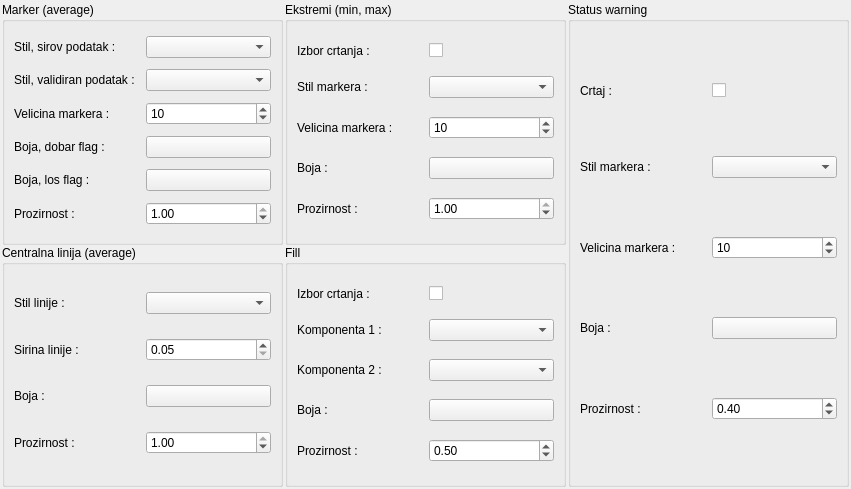
<?xml version="1.0" encoding="UTF-8"?>
<ui version="4.0">
 <class>Form</class>
 <widget class="QWidget" name="Form">
  <property name="geometry">
   <rect>
    <x>0</x>
    <y>0</y>
    <width>851</width>
    <height>489</height>
   </rect>
  </property>
  <property name="windowTitle">
   <string>Form</string>
  </property>
  <layout class="QHBoxLayout" name="horizontalLayout">
   <property name="spacing">
    <number>2</number>
   </property>
   <property name="margin">
    <number>2</number>
   </property>
   <item>
    <layout class="QVBoxLayout" name="verticalLayout">
     <property name="spacing">
      <number>0</number>
     </property>
     <item>
      <widget class="QGroupBox" name="groupBox">
       <property name="title">
        <string>Marker (average)</string>
       </property>
       <layout class="QGridLayout" name="gridLayout">
        <item row="1" column="0">
         <widget class="QLabel" name="label">
          <property name="text">
           <string>Stil, validiran podatak : </string>
          </property>
         </widget>
        </item>
        <item row="3" column="0">
         <widget class="QLabel" name="label_3">
          <property name="text">
           <string>Boja, dobar flag : </string>
          </property>
         </widget>
        </item>
        <item row="1" column="1">
         <widget class="QComboBox" name="validanMarker"/>
        </item>
        <item row="0" column="1">
         <widget class="QComboBox" name="normalMarker"/>
        </item>
        <item row="0" column="0">
         <widget class="QLabel" name="label_2">
          <property name="text">
           <string>Stil, sirov podatak :</string>
          </property>
         </widget>
        </item>
        <item row="4" column="0">
         <widget class="QLabel" name="label_4">
          <property name="text">
           <string>Boja, los flag : </string>
          </property>
         </widget>
        </item>
        <item row="3" column="1">
         <widget class="QPushButton" name="bojaOK">
          <property name="text">
           <string/>
          </property>
         </widget>
        </item>
        <item row="4" column="1">
         <widget class="QPushButton" name="bojaBAD">
          <property name="text">
           <string/>
          </property>
         </widget>
        </item>
        <item row="2" column="0">
         <widget class="QLabel" name="label_5">
          <property name="text">
           <string>Velicina markera : </string>
          </property>
         </widget>
        </item>
        <item row="2" column="1">
         <widget class="QSpinBox" name="glavniMarkerSize">
          <property name="minimum">
           <number>1</number>
          </property>
          <property name="value">
           <number>10</number>
          </property>
         </widget>
        </item>
        <item row="5" column="0">
         <widget class="QLabel" name="label_6">
          <property name="text">
           <string>Prozirnost : </string>
          </property>
         </widget>
        </item>
        <item row="5" column="1">
         <widget class="QDoubleSpinBox" name="glavniMarkerAlpha">
          <property name="maximum">
           <double>1.000000000000000</double>
          </property>
          <property name="singleStep">
           <double>0.050000000000000</double>
          </property>
          <property name="value">
           <double>1.000000000000000</double>
          </property>
         </widget>
        </item>
       </layout>
      </widget>
     </item>
     <item>
      <widget class="QGroupBox" name="groupBox_2">
       <property name="title">
        <string>Centralna linija (average)</string>
       </property>
       <layout class="QGridLayout" name="gridLayout_2">
        <item row="0" column="0">
         <widget class="QLabel" name="label_7">
          <property name="text">
           <string>Stil linije : </string>
          </property>
         </widget>
        </item>
        <item row="1" column="0">
         <widget class="QLabel" name="label_8">
          <property name="text">
           <string>Sirina linije : </string>
          </property>
         </widget>
        </item>
        <item row="2" column="0">
         <widget class="QLabel" name="label_9">
          <property name="text">
           <string>Boja : </string>
          </property>
         </widget>
        </item>
        <item row="3" column="0">
         <widget class="QLabel" name="label_10">
          <property name="text">
           <string>Prozirnost : </string>
          </property>
         </widget>
        </item>
        <item row="0" column="1">
         <widget class="QComboBox" name="midlineStil"/>
        </item>
        <item row="1" column="1">
         <widget class="QDoubleSpinBox" name="midlineWidth">
          <property name="minimum">
           <double>0.050000000000000</double>
          </property>
          <property name="singleStep">
           <double>0.050000000000000</double>
          </property>
         </widget>
        </item>
        <item row="3" column="1">
         <widget class="QDoubleSpinBox" name="midlineAlpha">
          <property name="maximum">
           <double>1.000000000000000</double>
          </property>
          <property name="singleStep">
           <double>0.050000000000000</double>
          </property>
          <property name="value">
           <double>1.000000000000000</double>
          </property>
         </widget>
        </item>
        <item row="2" column="1">
         <widget class="QPushButton" name="midlineBoja">
          <property name="text">
           <string/>
          </property>
         </widget>
        </item>
       </layout>
      </widget>
     </item>
    </layout>
   </item>
   <item>
    <layout class="QVBoxLayout" name="verticalLayout_2">
     <property name="spacing">
      <number>0</number>
     </property>
     <item>
      <widget class="QGroupBox" name="groupBox_3">
       <property name="title">
        <string>Ekstremi (min, max)</string>
       </property>
       <layout class="QGridLayout" name="gridLayout_3">
        <item row="0" column="0">
         <widget class="QLabel" name="label_11">
          <property name="text">
           <string>Izbor crtanja : </string>
          </property>
         </widget>
        </item>
        <item row="1" column="0">
         <widget class="QLabel" name="label_12">
          <property name="text">
           <string>Stil markera : </string>
          </property>
         </widget>
        </item>
        <item row="3" column="0">
         <widget class="QLabel" name="label_13">
          <property name="text">
           <string>Boja : </string>
          </property>
         </widget>
        </item>
        <item row="4" column="0">
         <widget class="QLabel" name="label_14">
          <property name="text">
           <string>Prozirnost : </string>
          </property>
         </widget>
        </item>
        <item row="2" column="0">
         <widget class="QLabel" name="label_15">
          <property name="text">
           <string>Velicina markera : </string>
          </property>
         </widget>
        </item>
        <item row="0" column="1">
         <widget class="QCheckBox" name="ekstremCrtaj">
          <property name="text">
           <string/>
          </property>
         </widget>
        </item>
        <item row="3" column="1">
         <widget class="QPushButton" name="ekstremBoja">
          <property name="text">
           <string/>
          </property>
         </widget>
        </item>
        <item row="1" column="1">
         <widget class="QComboBox" name="ekstremMarker"/>
        </item>
        <item row="2" column="1">
         <widget class="QSpinBox" name="ekstremSize">
          <property name="minimum">
           <number>1</number>
          </property>
          <property name="value">
           <number>10</number>
          </property>
         </widget>
        </item>
        <item row="4" column="1">
         <widget class="QDoubleSpinBox" name="ekstremAlpha">
          <property name="maximum">
           <double>1.000000000000000</double>
          </property>
          <property name="singleStep">
           <double>0.050000000000000</double>
          </property>
          <property name="value">
           <double>1.000000000000000</double>
          </property>
         </widget>
        </item>
       </layout>
      </widget>
     </item>
     <item>
      <widget class="QGroupBox" name="groupBox_4">
       <property name="title">
        <string>Fill</string>
       </property>
       <layout class="QGridLayout" name="gridLayout_4">
        <item row="0" column="0">
         <widget class="QLabel" name="label_16">
          <property name="text">
           <string>Izbor crtanja : </string>
          </property>
         </widget>
        </item>
        <item row="1" column="0">
         <widget class="QLabel" name="label_17">
          <property name="text">
           <string>Komponenta 1 : </string>
          </property>
         </widget>
        </item>
        <item row="2" column="0">
         <widget class="QLabel" name="label_18">
          <property name="text">
           <string>Komponenta 2 :</string>
          </property>
         </widget>
        </item>
        <item row="3" column="0">
         <widget class="QLabel" name="label_19">
          <property name="text">
           <string>Boja : </string>
          </property>
         </widget>
        </item>
        <item row="4" column="0">
         <widget class="QLabel" name="label_20">
          <property name="text">
           <string>Prozirnost : </string>
          </property>
         </widget>
        </item>
        <item row="1" column="1">
         <widget class="QComboBox" name="fillKomponenta1"/>
        </item>
        <item row="2" column="1">
         <widget class="QComboBox" name="fillKomponenta2"/>
        </item>
        <item row="4" column="1">
         <widget class="QDoubleSpinBox" name="fillAlpha">
          <property name="maximum">
           <double>1.000000000000000</double>
          </property>
          <property name="singleStep">
           <double>0.050000000000000</double>
          </property>
          <property name="value">
           <double>0.500000000000000</double>
          </property>
         </widget>
        </item>
        <item row="0" column="1">
         <widget class="QCheckBox" name="fillCrtaj">
          <property name="text">
           <string/>
          </property>
         </widget>
        </item>
        <item row="3" column="1">
         <widget class="QPushButton" name="fillBoja">
          <property name="text">
           <string/>
          </property>
         </widget>
        </item>
       </layout>
      </widget>
     </item>
    </layout>
   </item>
   <item>
    <layout class="QVBoxLayout" name="verticalLayout_3">
     <property name="spacing">
      <number>0</number>
     </property>
     <item>
      <widget class="QGroupBox" name="groupBox_5">
       <property name="title">
        <string>Status warning</string>
       </property>
       <layout class="QGridLayout" name="gridLayout_5">
        <item row="0" column="1">
         <widget class="QCheckBox" name="statusCrtaj">
          <property name="text">
           <string/>
          </property>
         </widget>
        </item>
        <item row="5" column="1">
         <widget class="QPushButton" name="statusBoja">
          <property name="text">
           <string/>
          </property>
         </widget>
        </item>
        <item row="3" column="1">
         <widget class="QComboBox" name="statusStil"/>
        </item>
        <item row="4" column="1">
         <widget class="QSpinBox" name="statusSize">
          <property name="minimum">
           <number>1</number>
          </property>
          <property name="value">
           <number>10</number>
          </property>
         </widget>
        </item>
        <item row="6" column="1">
         <widget class="QDoubleSpinBox" name="statusAlpha">
          <property name="maximum">
           <double>1.000000000000000</double>
          </property>
          <property name="singleStep">
           <double>0.050000000000000</double>
          </property>
          <property name="value">
           <double>0.400000000000000</double>
          </property>
         </widget>
        </item>
        <item row="0" column="0">
         <widget class="QLabel" name="label_21">
          <property name="text">
           <string>Crtaj :</string>
          </property>
         </widget>
        </item>
        <item row="3" column="0">
         <widget class="QLabel" name="label_24">
          <property name="text">
           <string>Stil markera :</string>
          </property>
         </widget>
        </item>
        <item row="5" column="0">
         <widget class="QLabel" name="label_26">
          <property name="text">
           <string>Boja :</string>
          </property>
         </widget>
        </item>
        <item row="6" column="0">
         <widget class="QLabel" name="label_27">
          <property name="text">
           <string>Prozirnost :</string>
          </property>
         </widget>
        </item>
        <item row="4" column="0">
         <widget class="QLabel" name="label_25">
          <property name="text">
           <string>Velicina markera :</string>
          </property>
         </widget>
        </item>
       </layout>
      </widget>
     </item>
    </layout>
   </item>
  </layout>
 </widget>
 <resources/>
 <connections/>
</ui>
